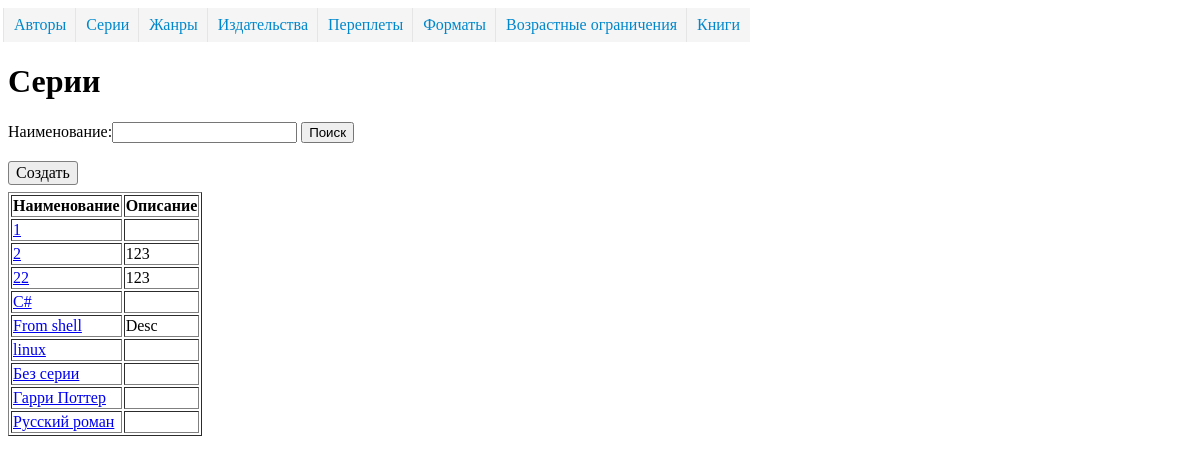
The app's page /directory/serie/, older data.
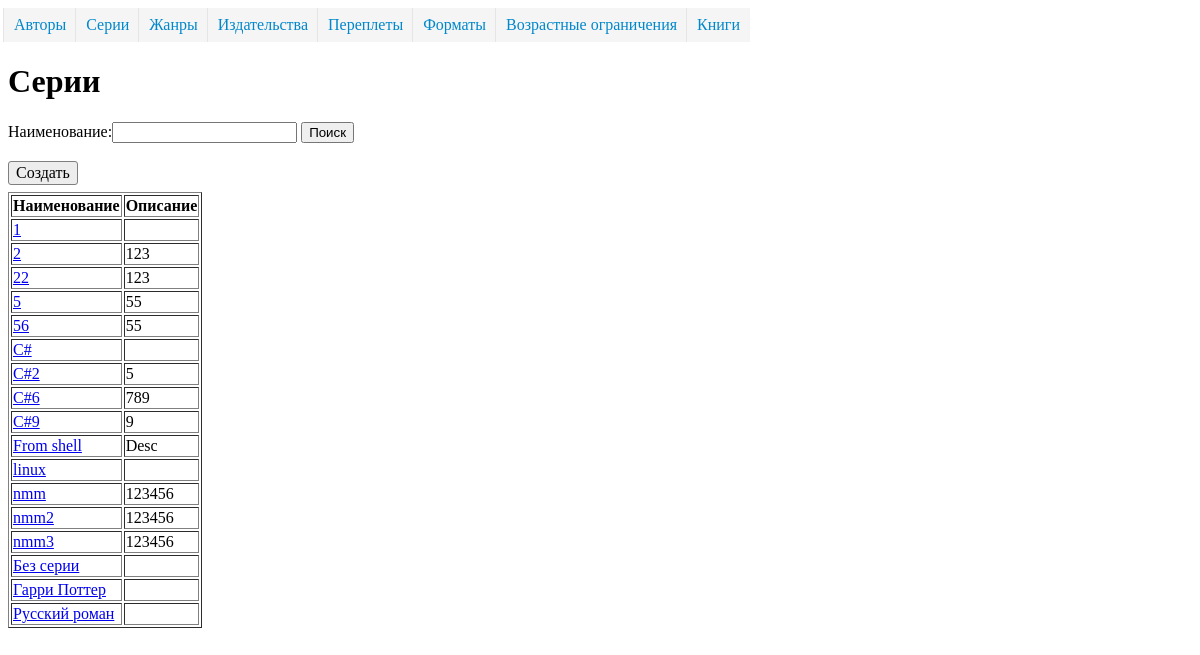
The same page, newer data.
### dimensionsapp/models.py (models this page shows, shortened)
class Dimension(models.Model):
    name = models.CharField("Наименование", max_length=50, unique=True)
    description = models.TextField("Описание", blank=True, )
    class Meta:
        abstract = True
        ordering = ['name']

class Serie(Dimension):
    class Meta(Dimension.Meta):
        verbose_name = 'серия'
        verbose_name_plural = 'серии'

### dimensionsapp/views.py (the view)
class SerieListView(ListViewFilter):
    model = Serie
    extra_context = {'url_detail': 'serie_detail'}

### dimensionsapp/form.py
class SearchForm(forms.Form):
    search = forms.CharField(label='Наименование', required=False)

### dimensionsapp/views.py (called while the page is built)
    def get_context_data(self, *, object_list=None, **kwargs):
        context = super().get_context_data(**kwargs)
        if 'search' in self.request.GET:
            context['form'] = self.form({'search': self.request.GET['search']})
        else:
            context['form'] = self.form()
        return context

    def get_queryset(self):
        qs = super().get_queryset()
        if 'search' in self.request.GET and self.request.GET['search'] != '':
            name = self.request.GET['search']
            qs = qs.filter(name__istartswith=name)
        return qs

### templates/dimensionsapp/serie_list.html (shortened to what this page needs)
{% extends 'dimension_list.html' %}
{% block header %}
        <H1>Серии</H1>
    {% endblock %}
{% block create_ankor%}{% url 'serie_create' %}{% endblock %}

### templates/dimension_list.html (shortened to what this page needs)
<!DOCTYPE html>
<html lang="ru">
<head>
{% load static %}
    <link rel="stylesheet" href="{% static "css/stylesheet.css" %}">
</head>
<body>
    {% include 'menu.html' %}
    {% block header %}{% endblock %}
    {% block searchform %}
        <form action="" method="get">
            {% block searchform_name %}
                {{ form }}
            {% endblock %}
            <button type="submit">Поиск</button>
        </form>
        <br>
    {% endblock %}
    {% block create %}
        <a href="{% block create_ankor %}#{% endblock %}" class="button">Создать</a>
    {% endblock %}
    <table border="1">
        {% block dimension_list %}
            <tr>
                <th>Наименование</th>
                <th>Описание</th>
            </tr>
            {% for object in object_list %}
                <tr>
                    <td><a href="{% url url_detail object.pk %}">{{ object.name }}</a></td>
                    <td>{{  object.description }}</td>
                </tr>
            {% endfor %}
        {% endblock %}
    </table>
</body>
</html>

### templates/menu.html
<nav>
    <ul>
        <li><a href="{% url 'author_list' %}">Авторы</a></li>
        <li><a href="{% url 'serie_list' %}">Серии</a></li>
        <li><a href="{% url 'jenre_list' %}">Жанры</a></li>
        <li><a href="{% url 'publishing_house_list' %}">Издательства</a></li>
        <li><a href="{% url 'binding_list' %}">Переплеты</a></li>
        <li><a href="{% url 'format_book_list' %}">Форматы</a></li>
        <li><a href="{% url 'age_restriction_list' %}">Возрастные ограничения</a></li>
        <li><a href="{% url 'book_list' %}">Книги</a> </li>
    </ul>
</nav>

### static/css/stylesheet.css (style rules this page uses)
nav ul { margin: 0; padding: 0; list-style: none; }
nav li { display: inline-block; margin-left: -4px; }
nav a { display: block; color: #0088cc; background-color: #f5f5f5; border-left: 1px solid #e5e5e5; margin-left: -1px; padding: 8px 10px; text-decoration: none; }
.button { display: inline-block; text-decoration: none; background-color: #ededed; padding: 2px 7px; color: black; border-radius: 3px; margin-bottom: 7px; border: 1px solid #7f7f7f; }

Row changes from the older to the newer data that the page shows:
added Serie: name "5", description "55"
added Serie: name "56", description "55"
added Serie: name "C#2", description "5"
added Serie: name "C#6", description "789"
added Serie: name "C#9", description "9"
added Serie: name "nmm", description "123456"
added Serie: name "nmm2", description "123456"
added Serie: name "nmm3", description "123456"
